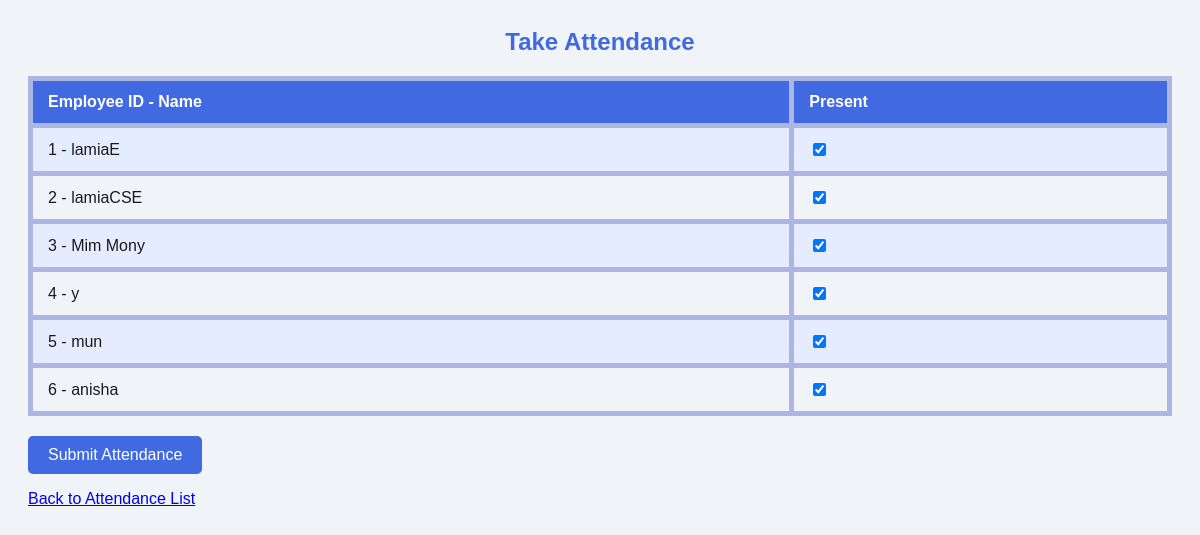
The page /attendance/ (signed in) on the database as committed earlier.
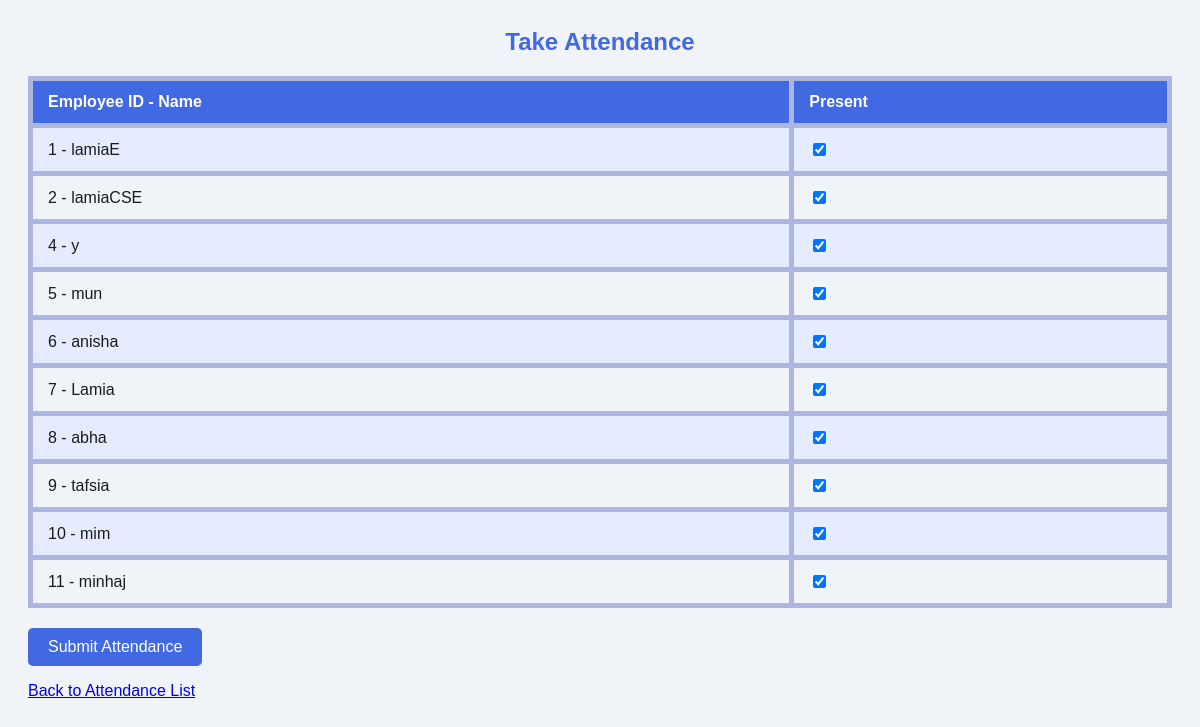
The same page on the database as committed later.
### fms/models.py (models this page shows, shortened)
class EmployeeProfile(models.Model):
    employee = models.ForeignKey(Employee, on_delete=models.CASCADE)
    user = models.OneToOneField(User, on_delete=models.CASCADE, related_name='profile')
    public_id = models.CharField(max_length=12, unique=True, editable=False)
    phone = models.CharField(max_length=20, blank=True)
    photo = models.ImageField(upload_to='employee_photos/', blank=True, null=True)
    designation = models.CharField(max_length=100, blank=True)

class Employee(models.Model):
    sl=models.AutoField(primary_key=True,auto_created=True)
    name=models.CharField(max_length=20)
    email=models.EmailField(max_length=20)
    position = models.CharField(max_length=10, default='Worker')
    phone=models.IntegerField()
    salary = models.IntegerField(default=10000)
    password = models.CharField(max_length=128, null=True, blank=True)
    bonus_percentage = models.DecimalField(max_digits=5, decimal_places=2, default=0)

### fms/views.py (the view, shortened to what this page needs)
# urls.py: path('attendance/', views.take_attendance, name='take_attendance'),
@login_required(login_url='admin_login')
def take_attendance(request):
    employees = EmployeeProfile.objects.all()
    return render(request, 'take_attendance.html', {'employees': employees})

### fms/templates/take_attendance.html (shortened to what this page needs)
<h2>Take Attendance</h2>
<form method="post">
    <table>
        <tr>
            <th>Employee ID - Name</th>
            <th>Present</th>
        </tr>
        {% for emp in employees %}
        <tr>
            <td>{{ emp.id }} - {{ emp.employee.name|default:"No Name" }}</td>
            <td>
                <input type="checkbox" name="attend_{{ emp.id }}" checked>
            </td>
        </tr>
        {% endfor %}
    </table>
    <button type="submit" class="btn">Submit Attendance</button>
</form>
<a href="{% url 'attendance_list' %}">Back to Attendance List</a>

### fms/templates/take_attendance.html (style rules this page uses)
h2 { color: #4169e1; text-align: center; margin-bottom: 20px; }
table { width: 100%; border-collapse: collapse; margin-bottom: 20px; }
th, td { padding: 12px 15px; border: 5px solid #adb5e2; text-align: left; }
th { background-color: #4169e1; color: white; }
tr:nth-child(even) { background-color: #e6ecff; }
.btn { background-color: #4169e1; color: white; padding: 10px 20px; border: none; border-radius: 5px; cursor: pointer; font-size: 16px; }

Rows that differ between the two databases and show on the page:
removed EmployeeProfile: id "3", employee.name "Mim Mony"
added EmployeeProfile: id "7", employee.name "Lamia"
added EmployeeProfile: id "8", employee.name "abha"
added EmployeeProfile: id "9", employee.name "tafsia"
added EmployeeProfile: id "10", employee.name "mim"
added EmployeeProfile: id "11", employee.name "minhaj"
